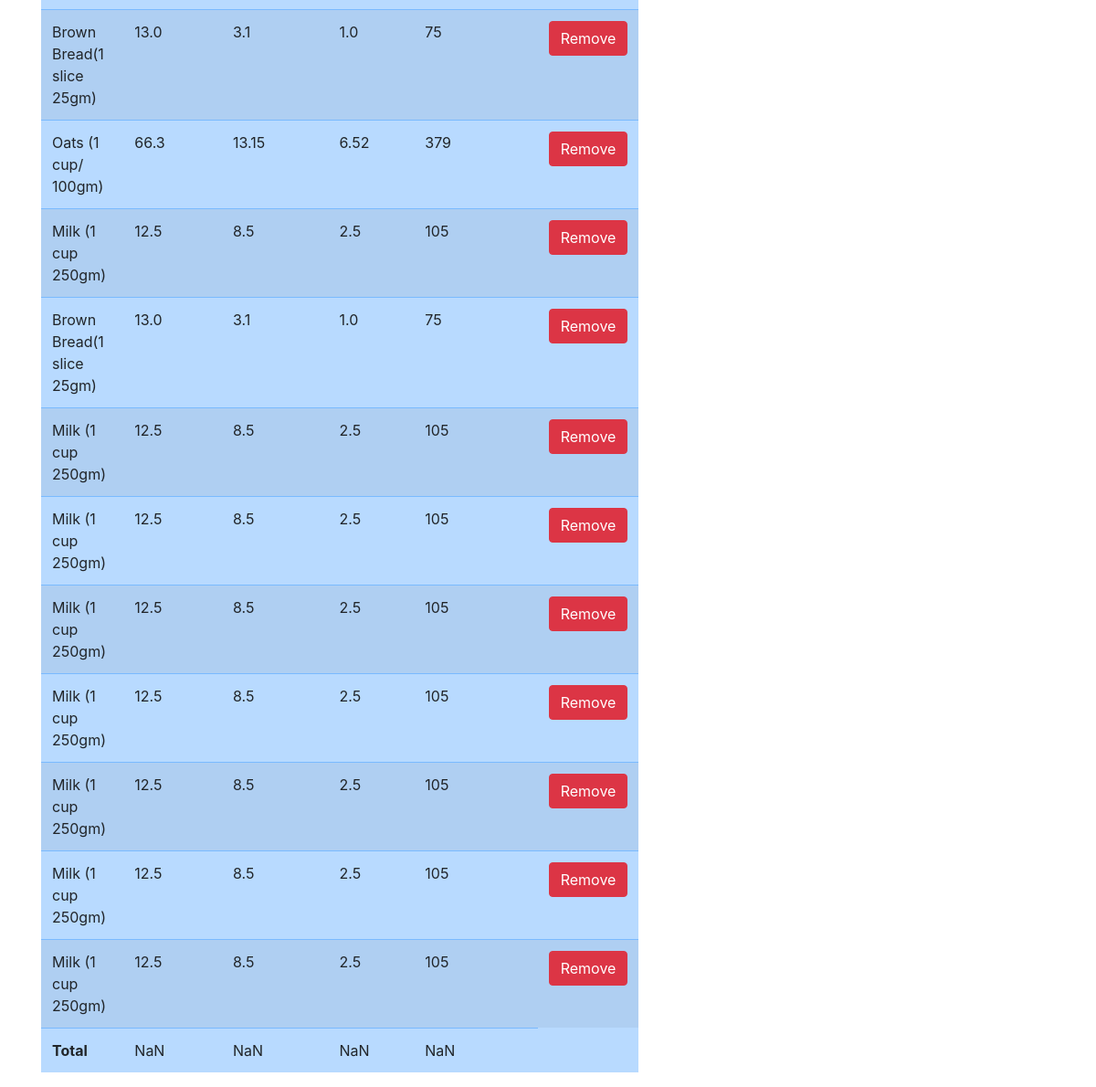
Before: / (signed in, lower part) with the older database file.
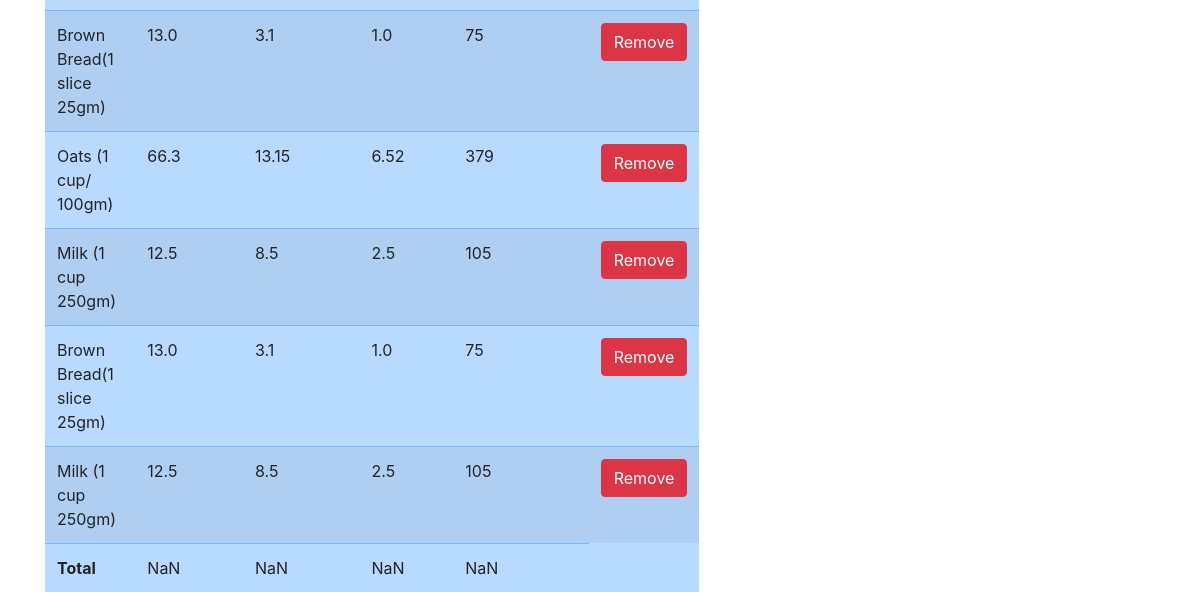
After: the same page with the newer database file.
### myapp/models.py (models this page shows, shortened)
class Consume(models.Model):
    user = models.ForeignKey(User,on_delete=models.CASCADE)
    food_consumed = models.ForeignKey(Food,on_delete=models.CASCADE)

class Food(models.Model):
    name = models.CharField(max_length=100)
    carbs = models.FloatField()
    protein = models.FloatField()
    fats = models.FloatField()
    calories = models.IntegerField()

### myapp/views.py (the view)
# urls.py: path('',views.index,name='index'),
def index(request):
    if request.method == "POST":
        food_consumed = request.POST['food_consumed']
        consume = Food.objects.get(name=food_consumed)
        user = request.user
        consume = Consume(user=user,food_consumed=consume)
        consume.save()
        foods = Food.objects.all()
    else:
        foods = Food.objects.all()
    consumed_food = Consume.objects.filter(user=request.user)
    return render(request,'myapp/index.html',{'foods':foods,'consumed_food':consumed_food})

### myapp/templates/myapp/index.html (shortened to what this page needs)
<!DOCTYPE html>
<html lang="en">
<head>
    <link rel="stylesheet" href="https://cdn.jsdelivr.net/npm/bootstrap@4.6.2/dist/css/bootstrap.min.css">
</head>
<body>
  <div class="container">
    <br><br><br>
    <br>
    <div class="row">
      <div class="col-md-7">
        <table id="table" class="table table-striped table-primary">
          {% for c in consumed_food %}
          <tr>
           <td>{{c.food_consumed.name}}</td>
           <td>{{c.food_consumed.carbs}}</td>
           <td>{{c.food_consumed.protein}}</td>
           <td>{{c.food_consumed.fats}}</td>
           <td>{{c.food_consumed.calories}}</td>
           <td><a class="btn btn-danger" href="{% url 'delete' c.id %}">Remove</a></td>
          </tr>
          {% endfor %}
          <tr>
            <td id="name"><b>Total</b></td>
            <td id="totalCarbs"><b></b></td>
            <td id="totalProtein"><b></b></td>
            <td id="totalFats"><b></b></td>
            <td id="totalCalories"><b></b></td>
          </tr>
        </table>
      </div>
      <div class="col-md-4 offset-md-1">
      </div>
    </div>
  </div>
</body>
</html>

Changed rows visible on the page:
removed Consume: food_consumed.name "Milk (1 cup 250gm)", food_consumed.carbs "12.5", food_consumed.protein "8.5", food_consumed.fats "2.5", food_consumed.calories "105"
removed Consume: food_consumed.name "Milk (1 cup 250gm)", food_consumed.carbs "12.5", food_consumed.protein "8.5", food_consumed.fats "2.5", food_consumed.calories "105"
removed Consume: food_consumed.name "Milk (1 cup 250gm)", food_consumed.carbs "12.5", food_consumed.protein "8.5", food_consumed.fats "2.5", food_consumed.calories "105"
removed Consume: food_consumed.name "Milk (1 cup 250gm)", food_consumed.carbs "12.5", food_consumed.protein "8.5", food_consumed.fats "2.5", food_consumed.calories "105"
removed Consume: food_consumed.name "Milk (1 cup 250gm)", food_consumed.carbs "12.5", food_consumed.protein "8.5", food_consumed.fats "2.5", food_consumed.calories "105"
removed Consume: food_consumed.name "Milk (1 cup 250gm)", food_consumed.carbs "12.5", food_consumed.protein "8.5", food_consumed.fats "2.5", food_consumed.calories "105"
